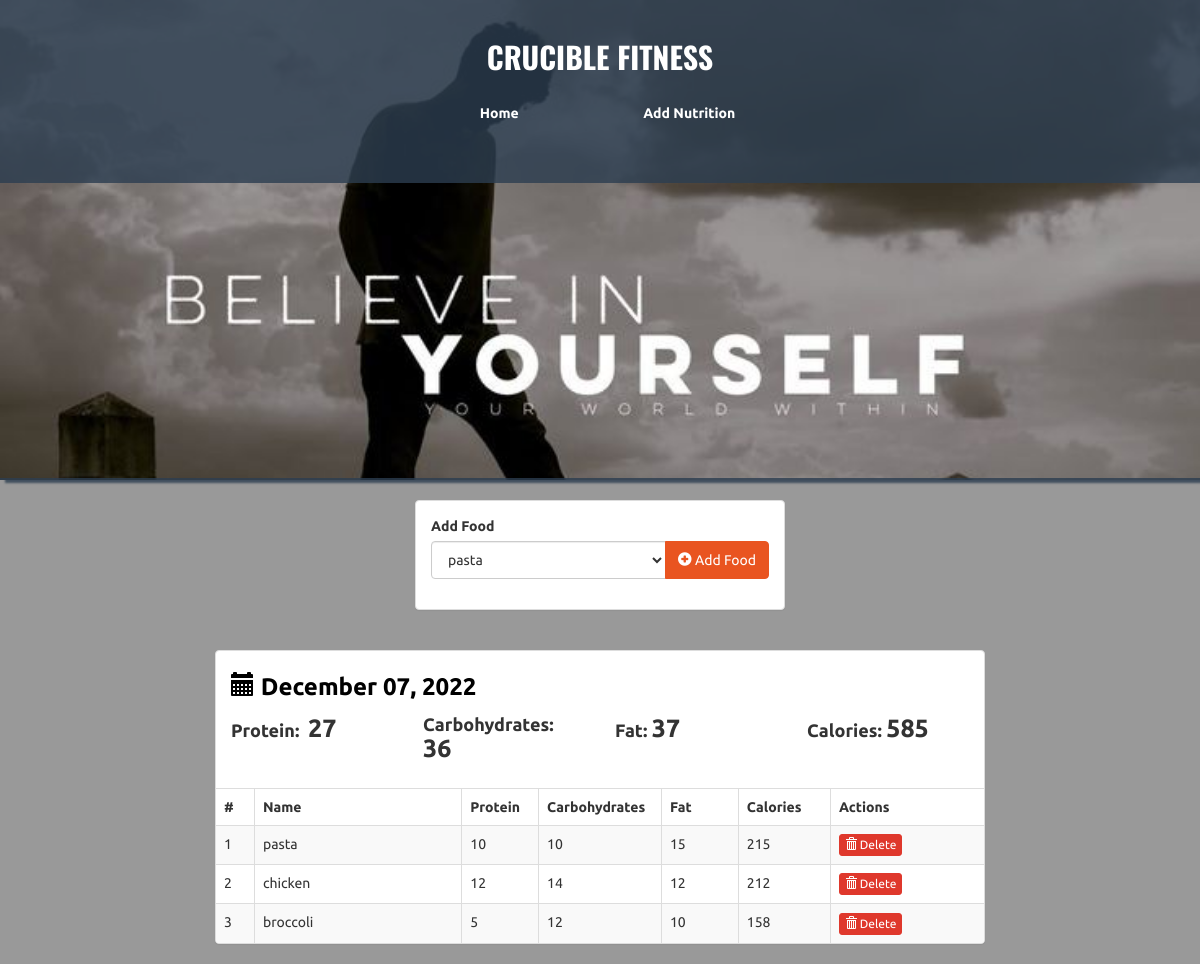
The page /view/1 (signed in) on the database its author committed.
### cruciblefit/models.py (models this page shows)
class Log(db.Model):
    id = db.Column(db.Integer, primary_key = True)
    date = db.Column(db.Date, nullable = False)
    foods = db.relationship('Food', secondary=logs, lazy='dynamic')

class Food(db.Model):
    id = db.Column(db.Integer, primary_key=True)
    name = db.Column(db.String(50), unique=True, nullable=False)
    protein = db.Column(db.Integer, nullable=False)
    carbs = db.Column(db.Integer, nullable=False)
    fats = db.Column(db.Integer, nullable=False)
    user_id = db.Column(db.Integer, db.ForeignKey('user.id')) #added
    @property
    def calories(self):
        protein_calc = self.protein * 4
        carbs_calc = self.carbs * 4
        fats_calc = self.fats * 9
        total_calories = protein_calc + carbs_calc + fats_calc
        return total_calories

### cruciblefit/start/routes.py (the view)
@start.route("/view/<int:log_id>")
@login_required
def view(log_id):
    logs = Log.query.get_or_404(log_id)
    foods = Food.query.all()
    macros_totals = {
        'protein': 0,
        'carbs': 0,
        'fats': 0,
        'calories': 0
    }
    for food in logs.foods:
        macros_totals['protein'] += food.protein
        macros_totals['carbs'] += food.carbs
        macros_totals['fats'] += food.fats
        macros_totals['calories'] += food.calories
    return render_template("view.html", user=current_user, foods=foods, log=logs, totals=macros_totals)

### cruciblefit/__init__.py (called while the page is built)
def create_app():
    app = Flask(__name__)
    app.config['SECRET_KEY'] = 'supersecretkey'
    app.config['SQLALCHEMY_DATABASE_URI'] = 'sqlite:///crucible_data.db'
    db.init_app(app)
    app.register_blueprint(start)
    app.register_blueprint(auth)
    from . import models    #do not delete or move this, it is needed for the database to load properly
    with app.app_context():
        db.create_all()
    login_manager = LoginManager()
    login_manager.login_view = 'auth.login'
    login_manager.init_app(app)
    @login_manager.user_loader
    def load_user(id):
        return models.User.query.get(int(id))
    return app

### cruciblefit/templates/view.html (shortened to what this page needs)
<!DOCTYPE html>
<html lang="en">
<head>
    <link rel="stylesheet" href="{{ url_for('static', filename = 'bs/css/united.min.css') }}"/>
    <link rel="stylesheet" href="{{ url_for('static', filename = 'styles.css') }}"/>
</head>
<body>
<div class="container-fluid" id="wrapper">
    <div class="row" id="homeJumbo">
        <div class="overlay"></div>
        <div class="col-lg-12">
            <h1>
                <a href="{{ url_for('start.index') }}">CRUCIBLE FITNESS</a>
            </h1>
            <div class="row t20">
                <div class="col-lg-4 col-lg-offset-4">
                    <ul class="nav nav-pills nav-justified">
                        <li role="presentation">
                            <a href="{{ url_for('start.index') }}" title="Home">Home</a>
                        </li>
                        <li role="presentation">
                            <a href="{{ url_for('start.add') }}" title="Add Food Item">Add Nutrition</a>
                        </li>
                    </ul>
                </div>
            </div>
        </div>
    </div>
    <div class="row t20">
        <div class="col-lg-4 col-lg-offset-4">
            <div class="panel panel-default">
                <div class="panel-body">
                    <form action="{{ url_for('start.add_food_to_log', log_id = log.id) }}" method="POST" role="form">
                        <div class="form-group">
                            <label>Add Food</label>
                            <div class="input-group">
                                <select class="form-control" name="food-select">
                                    {% for food in foods %}
                                        <option value="{{ food.id }}">{{ food.name }}</option>
                                    {% endfor %}
                                </select>
                                <span class="input-group-btn">
										<button type="submit" class="btn btn-primary" id="add-btn">
										  <i class="glyphicon glyphicon-plus-sign"></i> Add Food
										</button>
									  </span>
                            </div>
                        </div>
                    </form>
                </div>
            </div>
        </div>
    </div>
    <div class="row t20">
        <div class="col-lg-8 col-lg-offset-2">
            <div class="panel panel-default">
                <div class="panel-body">
                    <h3 class="lean-h text-black">
                        <i class="glyphicon glyphicon-calendar"></i> {{ log.date.strftime('%B %d, %Y') }}
                    </h3>
                    <div class="row">
                        <div class="col-lg-3">
                            <h4 class="lean-h">
                                Protein: &nbsp;<strong class="f25">{{ totals['protein'] }}</strong>
                            </h4>
                        </div>
                        <div class="col-lg-3">
                            <h4 class="lean-h">
                                Carbohydrates: <strong class="f25">{{ totals['carbs'] }}</strong>
                            </h4>
                        </div>
                        <div class="col-lg-3">
                            <h4 class="lean-h">
                                Fat: <strong class="f25">{{ totals['fats'] }}</strong>
                            </h4>
                        </div>
                        <div class="col-lg-3">
                            <h4 class="lean-h">
                                Calories: <strong class="f25">{{ totals['calories'] }}</strong>
                            </h4>
                        </div>
                    </div>
                </div>
                <div class="table-responsive">
                    <table class="table table-striped table-hover table-bordered">
                        <thead>
                        <tr>
                            <th style="width: 5%;">#</th>
                            <th>Name</th>
                            <th style="width: 10%;">Protein</th>
                            <th style="width: 16%;">Carbohydrates</th>
                            <th style="width: 10%;">Fat</th>
                            <th style="width: 12%;">Calories</th>
                            <th style="width: 20%;">Actions</th>
                        </tr>
                        </thead>
                        <tbody>
                        <tr>
                            {% for food in log.foods %}
                            <td>{{ loop.index }}</td>
                            <td>{{ food.name }}</td>
                            <td>{{ food.protein }}</td>
                            <td>{{ food.carbs }}</td>
                            <td>{{ food.fats }}
                            <td>{{ food.calories }}</td>
                            <td>
                                <a href="{{ url_for('start.remove_food_from_log_date', log_id = log.id, food_id = food.id ) }}" class="btn btn-danger btn-xs">
                                    <i class="glyphicon glyphicon-trash"></i> Delete
                                </a>
                            </td>
                        </tr>
                            {% endfor %}
                        </tbody>
                    </table>
                </div>
            </div>
        </div>
    </div>
</div>
</body>
</html>

### cruciblefit/static/styles.css (style rules this page uses)
body { background: rgba(0, 0, 0, .4); font-family: 'Ubuntu', sans-serif; }
#homeJumbo { position: relative; min-height: 480px; background: rgba(44, 62, 80, .8); background-image: url('./img/Believe.jpg'); background-size: cover; background-repeat: no-repeat; border-bottom: 2px solid rgba(44, 62, 80, .8); box-shadow: 7px 1px 2px 2px rgba(44, 62, 80, .8); }
#homeJumbo > div.overlay { position: absolute; height: 183px; width: 100%; background: rgba(44, 62, 80, .8); }
#homeJumbo h1 { font-size: 30px; color: white; font-family: 'Oswald'; text-align: center; padding-top: 20px; font-weight: bolder; }
#homeJumbo h1 > a { color: white; text-decoration: none; }
.t20 { margin-top: 20px; }
.f25 { font-size: 25px; }
.nav-justified>li>a { color: white; font-weight: bolder; }
.nav-pills>li+li { padding-left: 10px; }
.lean-h { margin-top: 5px; margin-bottom: 10px; font-weight: bolder; }
.text-black { color: black !important; }

### rows shown on the page
Log: date "December 07, 2022"
Food: name "pasta", protein "10", carbs "10", fats "15", calories "215"
Food: name "chicken", protein "12", carbs "14", fats "12", calories "212"
Food: name "broccoli", protein "5", carbs "12", fats "10", calories "158"

### other values the page prints
{{ totals['protein'] }} "27"
{{ totals['carbs'] }} "36"
{{ totals['fats'] }} "37"
{{ totals['calories'] }} "585"
form field food-select "pasta"
